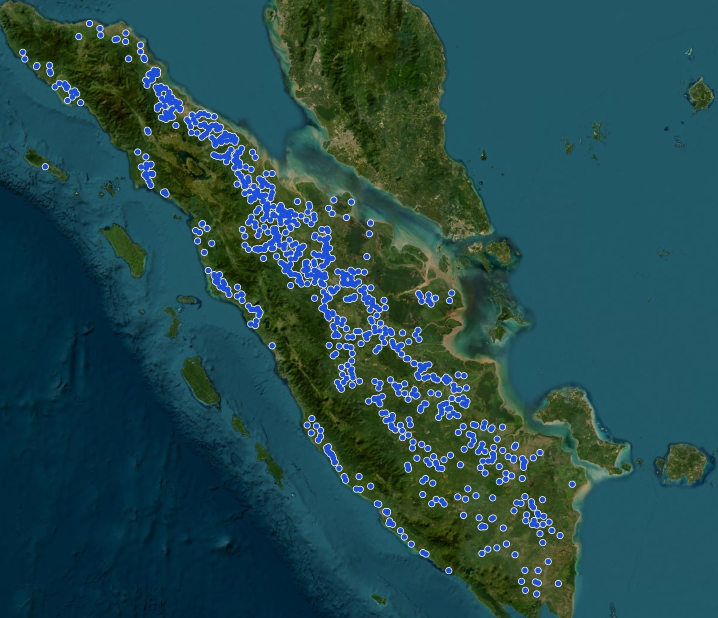
#> input picture images/src/s05-stage1-src.jpeg, 1435 x 1236 px (shown at 1/2 size)
$ python gen_s05_cards.py
#> lines starting #> are read from the running program, lines starting #| are printed output that depends on the picture
"""Slide 5 (process): crop the five stage images (plus the AlphaEarth inset).

    uv run --project scripts python scripts/gen_s05_cards.py

Reads the London source rasters from ~/projects/cng-talk/inputs/ (copied to
images/src/ on first run so the deck repo keeps its own sources) and writes
web-sized JPGs to images/gen/s05-stageN.jpg at 2x the on-screen card size.
Cards are 4:3 (like the London process sheet) so each subject sits fully in
frame. A crop box is either cover-cropped to 4:3 ("cover") or, when the whole
subject is squarer than 4:3 (Sumatra's points, the supply shed), fitted
inside the card over a blurred, darkened copy of itself ("fit"). Boxes skip
the basemap attribution and the Forest Data Partnership watermark.
"""

from __future__ import annotations

import shutil
from pathlib import Path

import numpy as np
from PIL import Image, ImageEnhance, ImageFilter

ROOT = Path(__file__).resolve().parent.parent
LONDON = Path.home() / "projects" / "cng-talk" / "inputs"
SRC = ROOT / "images" / "src"
GEN = ROOT / "images" / "gen"

# On-screen card image is 360 x 270 (see styles/s05.scss); export at 2x.
CARD_W, CARD_H = 720, 540
INSET = 400  # square inset, shown at ~132 px

# key -> (London input name, local source name, crop box in source pixels (l, t, r, b), mode)
# where mode is "cover" (cover-crop to 4:3) or a float: fit, padding dimmed by that factor
SOURCES = {
    # all of Sumatra's points, top tip to the southern ones; fitted (padding is sea)
    "stage1": ("stage1_locations_src.jpeg", "s05-stage1-src.jpeg", (0, 20, 1435, 1218), 1.0),
    # the whole mill: settling ponds, sheds, bare pad; AlphaEarth inset sits top right over forest
    "stage2": ("stage2_facility_src.png", "s05-stage2-src.png", (110, 120, 1000, 788), "cover"),
    "stage2-inset": ("stage2_embedding_src.png", "s05-stage2-inset-src.png", (120, 120, 880, 880), "cover"),
    # the whole shed, every lobe; fitted (padding is blurred forest)
    "stage3": ("stage3_supply_shed_src.png", "s05-stage3-src.png", (0, 0, 1167, 1207), 0.62),
    # plots and village grid, below the FDP watermark and above the "tomatic" credit
    "stage4": ("stage4_plots_src.png", "s05-stage4-src.png", (0, 168, 1000, 918), "cover"),
    # the whole concession block and its dark forest ring
    "stage5": ("stage5_metrics_src.png", "s05-stage5-src.png", (0, 130, 2024, 1648), "cover"),
}


def cover(im: Image.Image, tw: int, th: int) -> Image.Image:
    """Centre cover-crop to exactly tw x th."""
    w, h = im.size
    s = max(tw / w, th / h)
    nw, nh = round(w * s), round(h * s)
    im = im.resize((nw, nh), Image.LANCZOS)
    l, t = (nw - tw) // 2, (nh - th) // 2
    return im.crop((l, t, l + tw, t + th))


def fit(im: Image.Image, tw: int, th: int, dim: float) -> Image.Image:
    """Fit the whole image inside tw x th. The side padding is the image's own
    edge, mirrored and blurred (dimmed by `dim`), and the image is feathered
    into it so there is no hard seam."""
    w, h = im.size
    s = min(tw / w, th / h)
    fg = im.resize((round(w * s), round(h * s)), Image.LANCZOS)
    px, py = (tw - fg.width) // 2, (th - fg.height) // 2
    a = np.asarray(fg)
    pad = ((py, th - fg.height - py), (px, tw - fg.width - px), (0, 0))
    bg = Image.fromarray(np.pad(a, pad, mode="symmetric"))
    bg = ImageEnhance.Brightness(bg.filter(ImageFilter.GaussianBlur(14))).enhance(dim)
    # feathered mask: opaque inside, ramping to 0 over `f` px at the fitted edges
    f = 28
    xs = np.arange(fg.width, dtype=float)
    ys = np.arange(fg.height, dtype=float)
    rx = np.clip(np.minimum(xs, fg.width - 1 - xs) / f, 0, 1) if px else np.ones_like(xs)
    ry = np.clip(np.minimum(ys, fg.height - 1 - ys) / f, 0, 1) if py else np.ones_like(ys)
    mask = Image.fromarray((np.outer(ry, rx) * 255).astype(np.uint8))
    bg.paste(fg, (px, py), mask)
    return bg


def main() -> None:
    SRC.mkdir(parents=True, exist_ok=True)
    GEN.mkdir(parents=True, exist_ok=True)
    for key, (london_name, local_name, box, mode) in SOURCES.items():
        local = SRC / local_name
        if not local.exists():
            shutil.copy2(LONDON / london_name, local)
        im = Image.open(local).convert("RGB").crop(box)
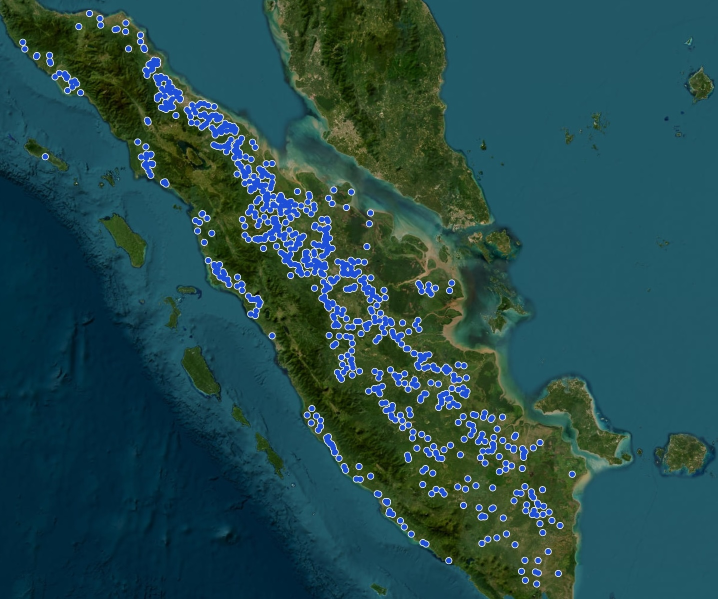
#> im: PIL image 1435x1198 RGB (shown at 1/2 size); mean R, G, B 36.2, 74.9, 76.1
        if key == "stage3":
            # The shed's southern tip reaches the bottom edge, so paint over the
            # basemap credit in the corner with the forest just above it.
            im.paste(im.crop((1020, 1166, 1167, 1186)), (1020, 1187))
        if key == "stage2-inset":
            out = cover(im, INSET, INSET)
        else:
            out = cover(im, CARD_W, CARD_H) if mode == "cover" else fit(im, CARD_W, CARD_H, mode)
#> in fit, `fg = im.resize((round(w * s), round(h * s)), Image.LANCZOS)`:
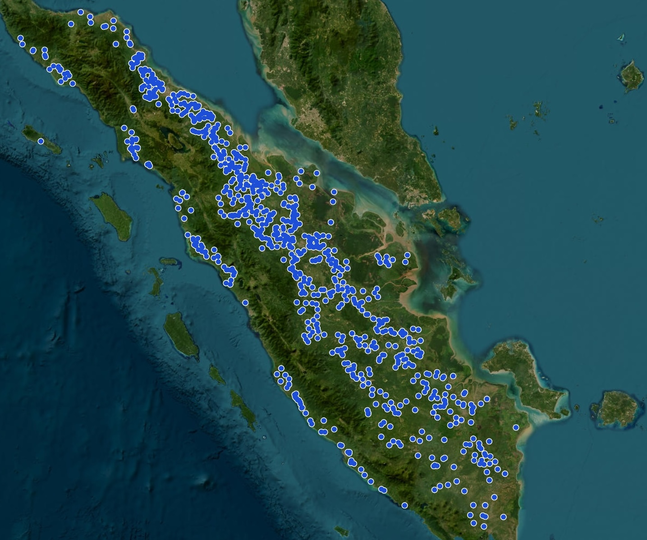
#> fg: PIL image 647x540 RGB; mean R, G, B 36.2, 74.9, 76.1
#> in fit, `bg = Image.fromarray(np.pad(a, pad, mode="symmetric"))`:
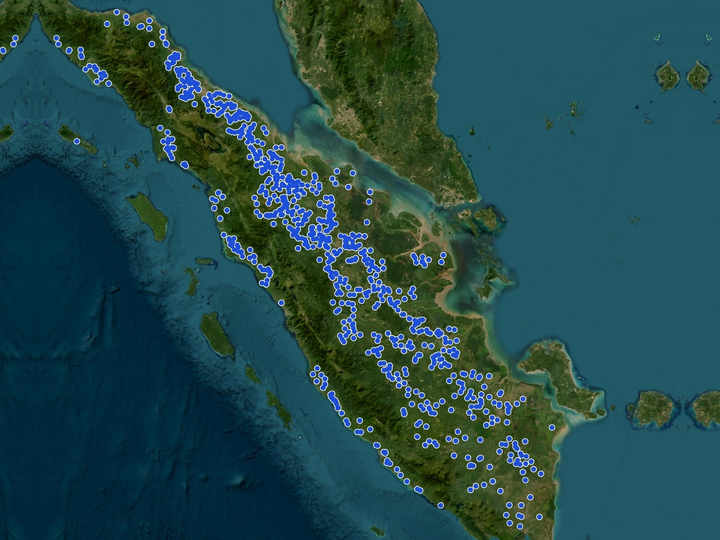
#> bg: PIL image 720x540 RGB; mean R, G, B 34.9, 74.3, 76.6
#> in fit, `bg = ImageEnhance.Brightness(bg.filter(ImageFilter.GaussianBlur(14)))...`:
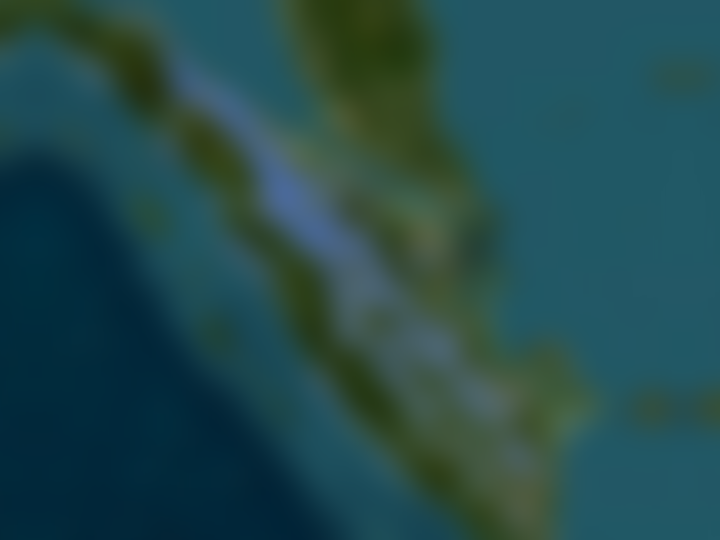
#> bg: PIL image 720x540 RGB; mean R, G, B 34.8, 74.3, 76.6
#> in fit, `mask = Image.fromarray((np.outer(ry, rx) * 255).astype(np.uint8))`:
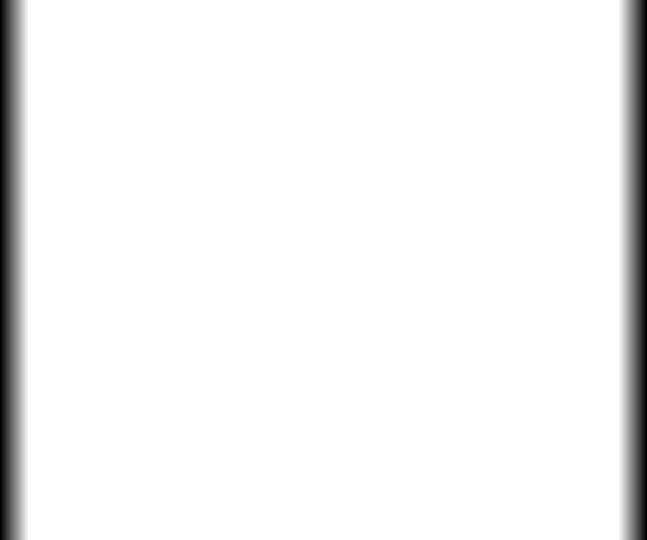
#> mask: PIL image 647x540 L; min 0, max 255, mean 243.5
            # The London sources are a touch dark on a cream slide; lift slightly.
            out = ImageEnhance.Brightness(out).enhance(1.06)
        path = GEN / f"s05-{key}.jpg"
        out.save(path, quality=86, optimize=True, progressive=True)
#> (the run stopped early here; a loop or call above may not have finished)
